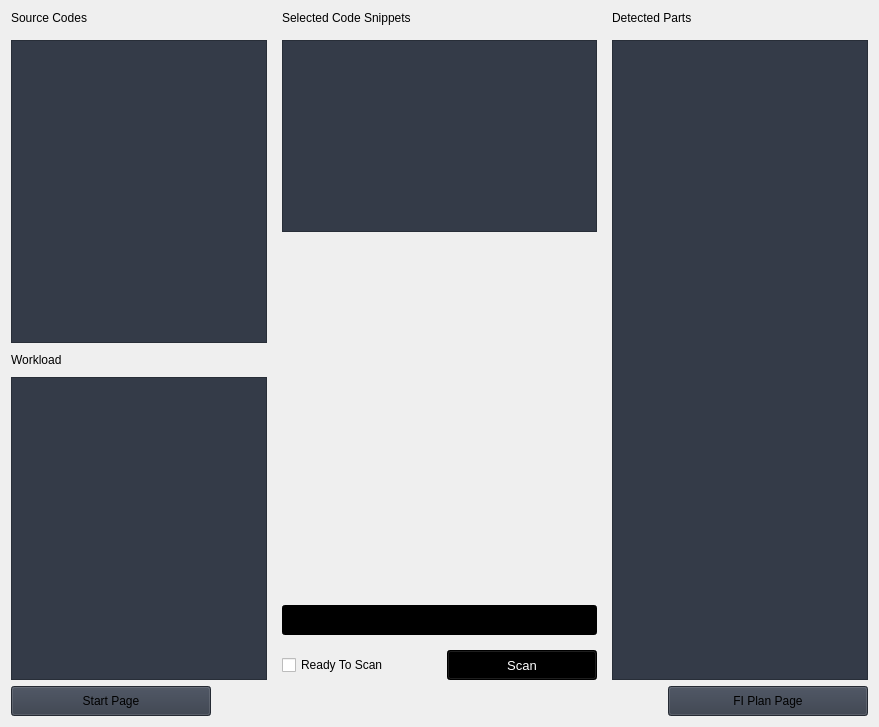
                     <widget class="QWidget" name="scan">
                      <layout class="QVBoxLayout" name="verticalLayout_30">
                       <item>
                        <layout class="QGridLayout" name="gridLayout_4">
                         <property name="sizeConstraint">
                          <enum>QLayout::SetMaximumSize</enum>
                         </property>
                         <property name="leftMargin">
                          <number>0</number>
                         </property>
                         <property name="topMargin">
                          <number>0</number>
                         </property>
                         <property name="rightMargin">
                          <number>0</number>
                         </property>
                         <property name="bottomMargin">
                          <number>0</number>
                         </property>
                         <property name="spacing">
                          <number>15</number>
                         </property>
                         <item row="1" column="0" rowspan="13">
                          <layout class="QGridLayout" name="gridLayout_19">
                           <property name="spacing">
                            <number>10</number>
                           </property>
                           <item row="2" column="0">
                            <widget class="QLabel" name="label_15">
                             <property name="styleSheet">
                              <string notr="true">font: 13pt &quot;Ubuntu&quot;;</string>
                             </property>
                             <property name="text">
                              <string>Workload</string>
                             </property>
                            </widget>
                           </item>
                           <item row="3" column="0">
                            <widget class="QTextEdit" name="textEdit_22">
                             <property name="styleSheet">
                              <string notr="true">background-color: rgb(52, 59, 72);</string>
                             </property>
                             <property name="readOnly">
                              <bool>true</bool>
                             </property>
                            </widget>
                           </item>
                           <item row="1" column="0">
                            <widget class="QTextEdit" name="textEdit_4">
                             <property name="sizePolicy">
                              <sizepolicy hsizetype="Expanding" vsizetype="Expanding">
                               <horstretch>0</horstretch>
                               <verstretch>0</verstretch>
                              </sizepolicy>
                             </property>
                             <property name="styleSheet">
                              <string notr="true">background-color: rgb(52, 59, 72);</string>
                             </property>
                            </widget>
                           </item>
                          </layout>
                         </item>
                         <item row="10" column="1" rowspan="4" colspan="2">
                          <widget class="QCheckBox" name="checkBox_2">
                           <property name="minimumSize">
                            <size>
                             <width>120</width>
                             <height>30</height>
                            </size>
                           </property>
                           <property name="styleSheet">
                            <string notr="true">font: 13pt &quot;Ubuntu&quot;;</string>
                           </property>
                           <property name="text">
                            <string>Ready To Scan</string>
                           </property>
                          </widget>
                         </item>
                         <item row="0" column="4" rowspan="14">
                          <layout class="QGridLayout" name="gridLayout_21">
                           <item row="0" column="0">
                            <widget class="QLabel" name="label_49">
                             <property name="styleSheet">
                              <string notr="true">font: 13pt &quot;Ubuntu&quot;;</string>
                             </property>
                             <property name="text">
                              <string>Detected Parts</string>
                             </property>
                            </widget>
                           </item>
                           <item row="1" column="0">
                            <widget class="QListWidget" name="listWidget_2">
                             <property name="styleSheet">
                              <string notr="true">background-color: rgb(52, 59, 72);</string>
                             </property>
                            </widget>
                           </item>
                          </layout>
                         </item>
                         <item row="0" column="1" colspan="3">
                          <widget class="QLabel" name="label_59">
                           <property name="styleSheet">
                            <string notr="true">font: 13pt &quot;Ubuntu&quot;;</string>
                           </property>
                           <property name="text">
                            <string>Selected Code Snippets</string>
                           </property>
                          </widget>
                         </item>
                         <item row="1" column="1" rowspan="7" colspan="3">
                          <widget class="QListWidget" name="listWidget_17">
                           <property name="sizePolicy">
                            <sizepolicy hsizetype="Expanding" vsizetype="Expanding">
                             <horstretch>0</horstretch>
                             <verstretch>0</verstretch>
                            </sizepolicy>
                           </property>
                           <property name="maximumSize">
                            <size>
                             <width>16777215</width>
                             <height>16777215</height>
                            </size>
                           </property>
                           <property name="styleSheet">
                            <string notr="true">background-color: rgb(52, 59, 72);</string>
                           </property>
                          </widget>
                         </item>
                         <item row="0" column="0">
                          <widget class="QLabel" name="label_48">
                           <property name="styleSheet">
                            <string notr="true">font: 13pt &quot;Ubuntu&quot;;</string>
                           </property>
                           <property name="text">
                            <string>Source Codes</string>
                           </property>
                          </widget>
                         </item>
                         <item row="9" column="1" colspan="3">
                          <widget class="QProgressBar" name="progressBar_2">
                           <property name="sizePolicy">
                            <sizepolicy hsizetype="Fixed" vsizetype="Fixed">
                             <horstretch>0</horstretch>
                             <verstretch>0</verstretch>
                            </sizepolicy>
                           </property>
                           <property name="minimumSize">
                            <size>
                             <width>315</width>
                             <height>30</height>
                            </size>
                           </property>
                           <property name="styleSheet">
                            <string notr="true">background-color:black;</string>
                           </property>
                           <property name="value">
                            <number>0</number>
                           </property>
                          </widget>
                         </item>
                         <item row="8" column="1" colspan="3">
                          <spacer name="verticalSpacer">
                           <property name="orientation">
                            <enum>Qt::Vertical</enum>
                           </property>
                           <property name="sizeHint" stdset="0">
                            <size>
                             <width>20</width>
                             <height>40</height>
                            </size>
                           </property>
                          </spacer>
                         </item>
                         <item row="10" column="3" rowspan="4">
                          <widget class="QPushButton" name="btn_scan_process">
                           <property name="sizePolicy">
                            <sizepolicy hsizetype="Fixed" vsizetype="Fixed">
                             <horstretch>0</horstretch>
                             <verstretch>0</verstretch>
                            </sizepolicy>
                           </property>
                           <property name="minimumSize">
                            <size>
                             <width>150</width>
                             <height>30</height>
                            </size>
                           </property>
                           <property name="font">
                            <font>
                             <family>Segoe UI</family>
                             <pointsize>10</pointsize>
                             <weight>50</weight>
                             <italic>false</italic>
                             <bold>false</bold>
                            </font>
                           </property>
                           <property name="cursor">
                            <cursorShape>PointingHandCursor</cursorShape>
                           </property>
                           <property name="styleSheet">
                            <string notr="true">background-color:black;
color:white;</string>
                           </property>
                           <property name="text">
                            <string>Scan</string>
                           </property>
                           <property name="icon">
                            <iconset resource="resources.qrc">
                             <normaloff>:/icons/images/icons/cil-magnifying-glass.png</normaloff>:/icons/images/icons/cil-magnifying-glass.png</iconset>
                           </property>
                          </widget>
                         </item>
                        </layout>
                       </item>
                       <item>
                        <layout class="QGridLayout" name="gridLayout_38">
                         <property name="horizontalSpacing">
                          <number>50</number>
                         </property>
                         <item row="0" column="1" alignment="Qt::AlignRight">
                          <widget class="QPushButton" name="btn_go_fiplan">
                           <property name="sizePolicy">
                            <sizepolicy hsizetype="Fixed" vsizetype="Fixed">
                             <horstretch>0</horstretch>
                             <verstretch>0</verstretch>
                            </sizepolicy>
                           </property>
                           <property name="minimumSize">
                            <size>
                             <width>200</width>
                             <height>30</height>
                            </size>
                           </property>
                           <property name="maximumSize">
                            <size>
                             <width>200</width>
                             <height>30</height>
                            </size>
                           </property>
                           <property name="cursor">
                            <cursorShape>PointingHandCursor</cursorShape>
                           </property>
                           <property name="styleSheet">
                            <string notr="true">font: 11pt &quot;Ubuntu&quot;;
background-color: rgb(52, 59, 72);</string>
                           </property>
                           <property name="text">
                            <string>FI Plan Page</string>
                           </property>
                           <property name="icon">
                            <iconset resource="resources.qrc">
                             <normaloff>:/icons/images/icons/cil-arrow-circle-right.png</normaloff>:/icons/images/icons/cil-arrow-circle-right.png</iconset>
                           </property>
                          </widget>
                         </item>
                         <item row="0" column="0" alignment="Qt::AlignLeft">
                          <widget class="QPushButton" name="btn_back_code">
                           <property name="sizePolicy">
                            <sizepolicy hsizetype="Fixed" vsizetype="Fixed">
                             <horstretch>0</horstretch>
                             <verstretch>0</verstretch>
                            </sizepolicy>
                           </property>
                           <property name="minimumSize">
                            <size>
                             <width>200</width>
                             <height>30</height>
                            </size>
                           </property>
                           <property name="maximumSize">
                            <size>
                             <width>200</width>
                             <height>30</height>
                            </size>
                           </property>
                           <property name="cursor">
                            <cursorShape>PointingHandCursor</cursorShape>
                           </property>
                           <property name="styleSheet">
                            <string notr="true">font: 11pt &quot;Ubuntu&quot;;
background-color: rgb(52, 59, 72);</string>
                           </property>
                           <property name="text">
                            <string>Start Page</string>
                           </property>
                           <property name="icon">
                            <iconset resource="resources.qrc">
                             <normaloff>:/icons/images/icons/cil-arrow-circle-left.png</normaloff>:/icons/images/icons/cil-arrow-circle-left.png</iconset>
                           </property>
                          </widget>
                         </item>
                        </layout>
                       </item>
                      </layout>
                     </widget>
